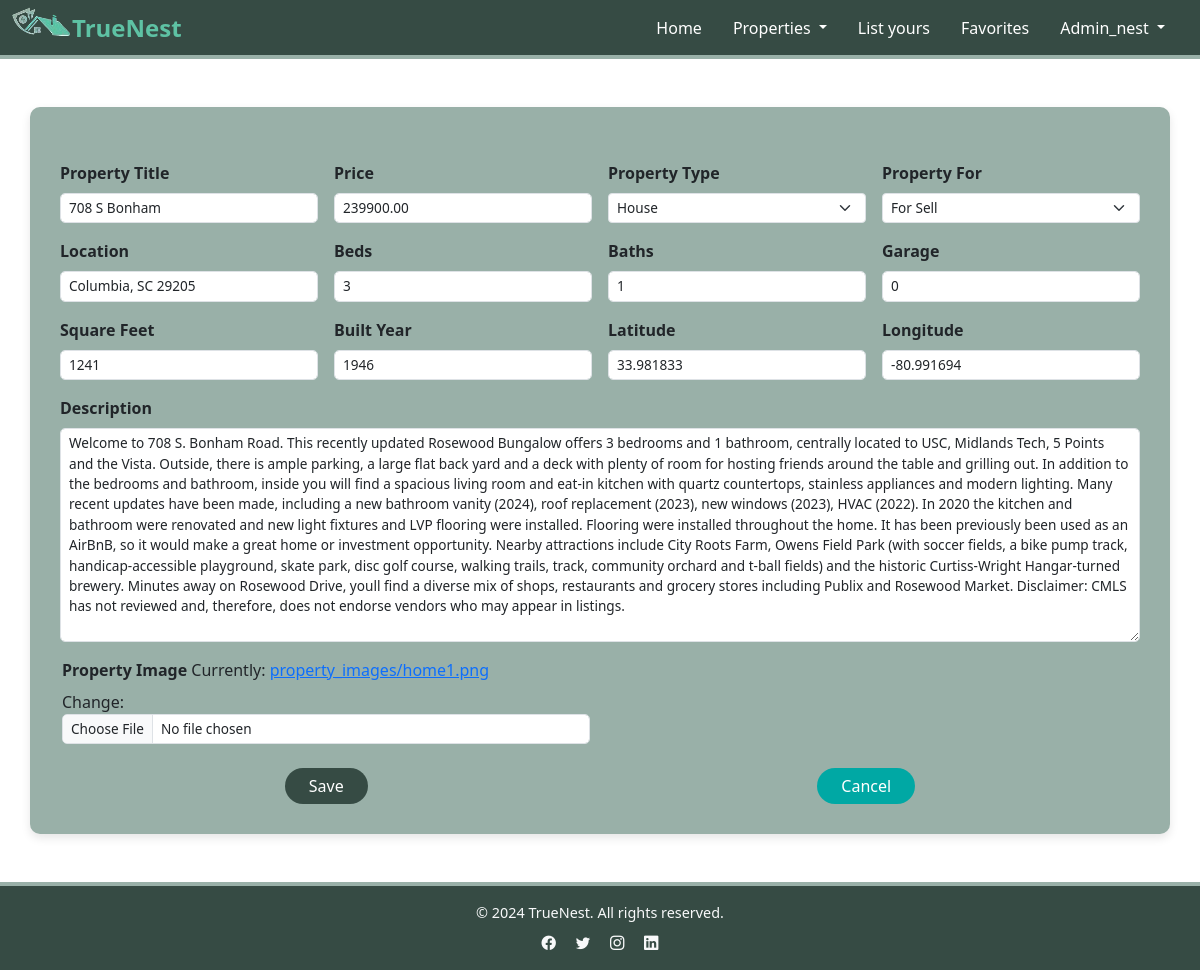
The page /properties/2/edit/ (signed in) on the database its author committed.
### AdminApp/models.py (models this page shows, shortened)
class Property(models.Model):
    PROPERTY_TYPES = [
        ('house', 'House'),
        ('apartment', 'Apartment'),
    ]
    PROPERTY_FOR = [
        ('for sell', 'For Sell'),
        ('for rent', 'For Rent'),
    ]
    title = models.CharField(max_length=255)
    description = models.TextField()
    price = models.DecimalField(max_digits=10, decimal_places=2)
    property_type = models.CharField(choices=PROPERTY_TYPES, max_length=20)
    property_for = models.CharField(choices=PROPERTY_FOR, max_length=20)
    location = models.CharField(max_length=255)
    beds = models.IntegerField(default=0)
    baths = models.IntegerField(default=0)
    garage = models.IntegerField(default=0)
    sqft = models.PositiveIntegerField(default=0)
    built_year = models.PositiveIntegerField(null=True, blank=True)
    latitude = models.DecimalField(max_digits=9, decimal_places=6, null=True, blank=True)  # Latitude for map
    longitude = models.DecimalField(max_digits=9, decimal_places=6, null=True, blank=True)  # Longitude for map
    image = models.ImageField(upload_to='property_images/')
    owner = models.ForeignKey(User, on_delete=models.CASCADE, related_name='properties')
    created_at = models.DateTimeField(auto_now_add=True)
    updated_at = models.DateTimeField(auto_now=True)

### users/views.py (the view, shortened to what this page needs)
# urls.py: path('properties/<int:pk>/edit/', views.PropertyUpdateView.as_view(), name='property_edit'),
class PropertyUpdateView(UpdateView):
    model = Property
    form_class = PropertyForm
    template_name = 'update_property.html'
    success_url = reverse_lazy('property_list')
    def get_queryset(self):
        return Property.objects.filter(owner=self.request.user)

### AdminApp/forms.py
class PropertyForm(forms.ModelForm):
    class Meta:
        model = Property
        fields = [
            'title', 'description', 'price', 'property_type', 'property_for',
            'location', 'beds', 'baths', 'garage', 'sqft', 'built_year',
            'latitude', 'longitude', 'image',
        ]
        widgets = {
            'description': forms.Textarea,
            'latitude': forms.TextInput(attrs={'placeholder': 'Optional'}),
            'longitude': forms.TextInput(attrs={'placeholder': 'Optional'}),
        }

### users/templates/update_property.html (shortened to what this page needs)
{% extends "base.html" %}
{% load widget_tweaks %}
{% block content %}
<div class="container register-container my-5">
    <form method="post" enctype="multipart/form-data" class="needs-validation" novalidate>
        <div class="row g-3">
            <div class="col-md-3">
                <label for="id_title" class="form-label"><strong>Property Title</strong></label>
                {{ form.title|add_class:"form-control form-control-sm" }}
            </div>
            <div class="col-md-3">
                <label for="id_price" class="form-label"><strong>Price</strong></label>
                {{ form.price|add_class:"form-control form-control-sm" }}
            </div>
            <div class="col-md-3">
                <label for="id_property_type" class="form-label"><strong>Property Type</strong></label>
                {{ form.property_type|add_class:"form-select form-select-sm" }}
            </div>
            <div class="col-md-3">
                <label for="id_property_for" class="form-label"><strong>Property For</strong></label>
                {{ form.property_for|add_class:"form-select form-select-sm" }}
            </div>
            <div class="col-md-3">
                <label for="id_location" class="form-label"><strong>Location</strong></label>
                {{ form.location|add_class:"form-control form-control-sm" }}
            </div>
            <div class="col-md-3">
                <label for="id_beds" class="form-label"><strong>Beds</strong></label>
                {{ form.beds|add_class:"form-control form-control-sm" }}
            </div>
            <div class="col-md-3">
                <label for="id_baths" class="form-label"><strong>Baths</strong></label>
                {{ form.baths|add_class:"form-control form-control-sm" }}
            </div>
            <div class="col-md-3">
                <label for="id_garage" class="form-label"><strong>Garage</strong></label>
                {{ form.garage|add_class:"form-control form-control-sm" }}
            </div>
            <div class="col-md-3">
                <label for="id_sqft" class="form-label"><strong>Square Feet</strong></label>
                {{ form.sqft|add_class:"form-control form-control-sm" }}
            </div>
            <div class="col-md-3">
                <label for="id_built_year" class="form-label"><strong>Built Year</strong></label>
                {{ form.built_year|add_class:"form-control form-control-sm" }}
            </div>
            <div class="col-md-3">
                <label for="id_latitude" class="form-label"><strong>Latitude</strong></label>
                {{ form.latitude|add_class:"form-control form-control-sm" }}
            </div>
            <div class="col-md-3">
                <label for="id_longitude" class="form-label"><strong>Longitude</strong></label>
                {{ form.longitude|add_class:"form-control form-control-sm" }}
            </div>
            <div class="col-md-12">
                <label for="id_description" class="form-label"><strong>Description</strong></label>
                {{ form.description|add_class:"form-control form-control-sm" }}
            </div>
            <div class="col-md-6">
                <label for="id_image" class="form-label"><strong>Property Image</strong></label>
                {{ form.image|add_class:"form-control form-control-sm" }}
            </div>
        </div>
        <div class="mt-4 d-flex justify-content-around">
            <button type="submit" class="btn com-btn px-4">Save</button>
            <a href="{% url 'property_list' %}" class="btn cancel-btn px-4">Cancel</a>
        </div>
    </form>
</div>
{% endblock %}

### users/templates/base.html (shortened to what this page needs)
{% load static %}
<!DOCTYPE html>
<html lang="en">
  <head>
    <link
      rel="stylesheet"
      href="https://cdn.jsdelivr.net/npm/bootstrap@5.3.0/dist/css/bootstrap.min.css"
    />
    <link
      href="https://cdn.jsdelivr.net/npm/bootstrap-icons/font/bootstrap-icons.css"
      rel="stylesheet"
    />
    <link
      rel="stylesheet"
      href="https://cdnjs.cloudflare.com/ajax/libs/font-awesome/6.0.0-beta3/css/all.min.css"
    />
    <link rel="stylesheet" href="{% static 'css/style.css' %}" />
  </head>
  <body>
    <nav class="navbar navbar-expand-lg">
      <div class="container-fluid">
        <img src="{% static 'images/logo.png' %}" alt="" />
        <a class="navbar-brand" href="{% url 'home_view' %}">TrueNest</a>
        <div class="collapse navbar-collapse" id="navbarNav">
          <ul class="navbar-nav ms-auto">
            <li class="nav-item">
              <a class="nav-link" href="{% url 'home_view' %}">Home</a>
            </li>
            <li class="nav-item dropdown">
              <a
                class="nav-link dropdown-toggle"
                href="#"
                id="navbarDropdown"
                role="button"
                data-bs-toggle="dropdown"
                aria-expanded="false"
              >
                Properties
              </a>
            </li>
            <li class="nav-item">
              <a class="nav-link" href="{% url 'property_list' %}">List yours</a>
            </li>
            <li class="nav-item">
              <a class="nav-link" href="{% url 'favorites_list' %}">Favorites</a>
            </li>
            {% if user.is_authenticated %}
            <li class="nav-item dropdown">
              <a
                class="nav-link dropdown-toggle"
                href="#"
                id="navbarDropdown"
                role="button"
                data-bs-toggle="dropdown"
                aria-expanded="false"
              >
                {{ user.username }}
              </a>
            </li>
            {% endif %}
          </ul>
        </div>
      </div>
    </nav>
    {% block content %} {% endblock %}
    <footer class="text-light text-center py-3">
      <div class="container">
        <p class="mb-2">&copy; 2024 TrueNest. All rights reserved.</p>
        <div>
          <a href="#" class="text-light me-3"><i class="bi bi-facebook"></i></a>
          <a href="#" class="text-light me-3"><i class="bi bi-twitter"></i></a>
          <a href="#" class="text-light me-3"
            ><i class="bi bi-instagram"></i
          ></a>
          <a href="#" class="text-light"><i class="bi bi-linkedin"></i></a>
        </div>
      </div>
    </footer>
  </body>
</html>

### users/static/css/style.css (style rules this page uses)
:root { --light-green: #5ec2a4; --gray: #99b0a8; --darkgreen:#364b44; --bold-green:#204f41; --color5:#48737e; --light-blue:#00a8a4; }
.navbar { background-color:var(--darkgreen); border-bottom: 4px solid var(--gray); padding: 0; }
.navbar-brand { font-size: 1.5rem; font-weight: bold; color:var(--light-green)!important; }
.navbar-nav .nav-link { color: #ffffff !important; font-weight: 500; margin-right: 15px; }
footer { background-color: var(--darkgreen); color: var(--light-green); border-top: 4px solid var(--gray); font-size: 0.9rem; }
.register-container { background-color: var(--gray); border-radius: 10px; box-shadow: 0px 4px 10px rgba(0, 0, 0, 0.1); padding: 30px; margin-top: 20px; }
.register-container .row > .col-md-6 { padding-right: 10px; padding-left: 10px; }
.form-control { border-radius: 5px; padding: 8px 10px; font-size: 14px; }
.cancel-btn { background-color: var(--light-blue); border-radius: 20px; color: #ffffff; border: none; transition: background-color 0.3s; font-size: 16px; }
.com-btn { background-color: var(--darkgreen); border: none; border-radius: 20px; transition: background-color 0.3s; color: #ffffff; font-size: 16px; }
.form-control-sm, .form-select-sm { font-size: 0.85rem; padding: 0.25rem 0.5rem; height: auto; }

### rows shown on the page
Property: title "708 S Bonham", price "239900.00", property_type "House", property_for "For Sell", location "Columbia, SC 29205", beds "3", baths "1", garage "0", sqft "1241", built_year "1946", latitude "33.981833", longitude "-80.991694", description "Welcome to 708 S. Bonham Road. This recently updated Rosewood Bungalow offers 3 bedrooms and 1 bathroom, centrally located to USC, Midlands Tech, 5 Points and the Vista. Outside, there is ample parking, a large flat back yard and a deck with plenty of room for hosting friends around the table and grilling out. In addition to the bedrooms and bathroom, inside you will find a spacious living room and eat-in kitchen with quartz countertops, stainless appliances and modern lighting. Many recent updates have been made, including a new bathroom vanity (2024), roof replacement (2023), new windows (2023), HVAC (2022). In 2020 the kitchen and bathroom were renovated and new light fixtures and LVP…"

### other values the page prints
{{ user.username }} "Admin_nest"
